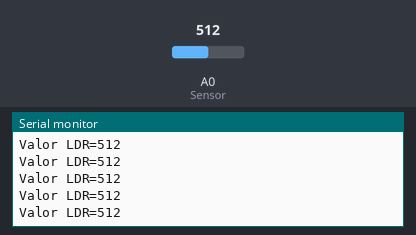
The sketch below on a simulated ESP8266 (NodeMCU). Shown: the last lines printed to the serial monitor. The inputs (shaded band) are chosen by the test bench; at power-on: A0 (Sensor) = 512.

Above: at 1.2 s.
1.3 s: A0 (Sensor) set to 716
At 1.56 s:
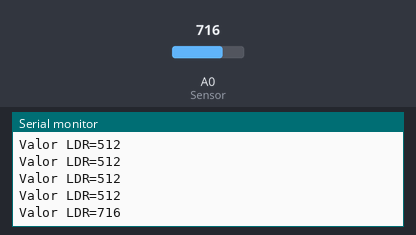
2.8 s: A0 (Sensor) set to 900
At 2.96 s:
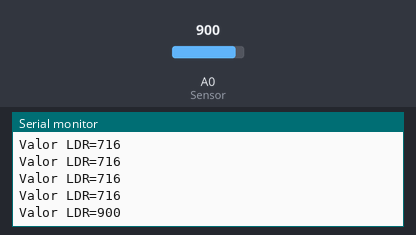
Timing chart, 0 to 5.8 s (numbered marks = the images above; inputs shaded):
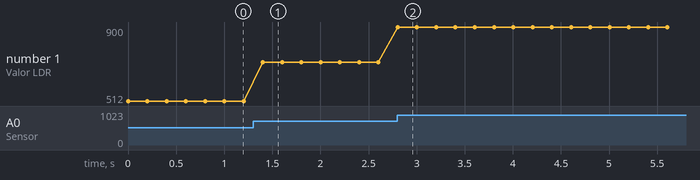

Measured:
- after the input at 1.3 s, the serial monitor: prints a new line after 0.10 s (image 1)
- after the input at 2.8 s, the serial monitor: prints a new line at once (image 2)
- plotted number 1: 512 → 716 after the input at 1.3 s, 716 → 900 after the input at 2.8 s

The sketch:

06-analog-LDR.ino
```cpp
// Define o pino dos LEDs
#define LedVd D0
#define LedAm D1
#define LedVm D2
#define LedAz D4

//Define pino dos Botões
#define Botao1 D3
#define Botao2 D5

//Define pino do Analógico
#define Sensor A0


// Definição das variáveis
int analogValue = 0 ;    //Inicializa Variável Valor Entrada Analógica

void setup()
{
  Serial.begin(9600); //Set da velocidade 9600 bps
}
void loop()
{
  analogValue = analogRead(Sensor);     //Lendo Entrada Analógica
  Serial.print("Valor LDR=");   //Print Valor LDR na Serial
  Serial.println(analogValue);  //Print Valor Entrada Analógica na Serial

  delay(200);

}
```
